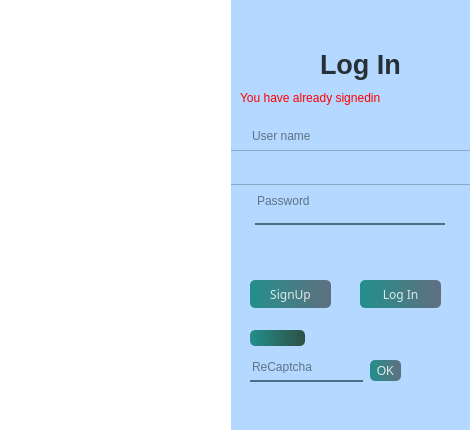
<?xml version="1.0" encoding="UTF-8"?>
<ui version="4.0">
 <class>Login</class>
 <widget class="QWidget" name="Login">
  <property name="geometry">
   <rect>
    <x>0</x>
    <y>0</y>
    <width>470</width>
    <height>430</height>
   </rect>
  </property>
  <property name="windowTitle">
   <string>Login</string>
  </property>
  <property name="windowIcon">
   <iconset resource="resources.qrc">
    <normaloff>:/eyeimage/logonomy-1687629985334.jpeg</normaloff>:/eyeimage/logonomy-1687629985334.jpeg</iconset>
  </property>
  <property name="styleSheet">
   <string notr="true">QWidget:background-color(0,0,0,0);</string>
  </property>
  <widget class="QWidget" name="widget" native="true">
   <property name="geometry">
    <rect>
     <x>-40</x>
     <y>-30</y>
     <width>531</width>
     <height>500</height>
    </rect>
   </property>
   <property name="layoutDirection">
    <enum>Qt::LeftToRight</enum>
   </property>
   <property name="styleSheet">
    <string notr="true"/>
   </property>
   <widget class="QLabel" name="label">
    <property name="geometry">
     <rect>
      <x>40</x>
      <y>30</y>
      <width>280</width>
      <height>430</height>
     </rect>
    </property>
    <property name="styleSheet">
     <string notr="true">background-color:rgba(0,0,0,80);
border-top-left-radius: 50px;</string>
    </property>
    <property name="text">
     <string/>
    </property>
    <property name="pixmap">
     <pixmap resource="resources.qrc">:/Loginimage/pxfuel.jpg</pixmap>
    </property>
   </widget>
   <widget class="QLabel" name="label_2">
    <property name="geometry">
     <rect>
      <x>270</x>
      <y>30</y>
      <width>240</width>
      <height>430</height>
     </rect>
    </property>
    <property name="styleSheet">
     <string notr="true">background-color:#b4d8ff;
</string>
    </property>
    <property name="text">
     <string/>
    </property>
   </widget>
   <widget class="QLabel" name="LoginLogo">
    <property name="geometry">
     <rect>
      <x>360</x>
      <y>69</y>
      <width>141</width>
      <height>51</height>
     </rect>
    </property>
    <property name="font">
     <font>
      <pointsize>20</pointsize>
      <weight>75</weight>
      <bold>true</bold>
     </font>
    </property>
    <property name="styleSheet">
     <string notr="true">color:rgba(0,0,0,200);</string>
    </property>
    <property name="text">
     <string>Log In</string>
    </property>
   </widget>
   <widget class="QLineEdit" name="usernameinput">
    <property name="geometry">
     <rect>
      <x>290</x>
      <y>150</y>
      <width>190</width>
      <height>40</height>
     </rect>
    </property>
    <property name="styleSheet">
     <string notr="true">background-color:rgba(0,0,0,0);
border:none;
border-bottom: 2px solid rgba(46,82,101,200);
color:rgba(0,0,0,240);
padding-bottom:7px;</string>
    </property>
    <property name="placeholderText">
     <string>User name</string>
    </property>
   </widget>
   <widget class="QLineEdit" name="passwordinput">
    <property name="geometry">
     <rect>
      <x>295</x>
      <y>215</y>
      <width>190</width>
      <height>40</height>
     </rect>
    </property>
    <property name="styleSheet">
     <string notr="true">background-color:rgba(0,0,0,0);
border:none;
border-bottom: 2px solid rgba(46,82,101,200);
color:rgba(0,0,0,240);
padding-bottom:7px;</string>
    </property>
    <property name="echoMode">
     <enum>QLineEdit::Password</enum>
    </property>
    <property name="placeholderText">
     <string>Password</string>
    </property>
   </widget>
   <widget class="QPushButton" name="LoginButton">
    <property name="geometry">
     <rect>
      <x>400</x>
      <y>310</y>
      <width>81</width>
      <height>28</height>
     </rect>
    </property>
    <property name="font">
     <font>
      <family>Segoe MDL2 Assets</family>
      <pointsize>9</pointsize>
      <weight>50</weight>
      <bold>false</bold>
     </font>
    </property>
    <property name="styleSheet">
     <string notr="true">


QPushButton#LoginButton{
background-color: qlineargradient(spread:pad,x1:0,y1:0.505682,x2:1,y2:0.477,stop:0 rgba(11,131,120,219),stop:1 rgba(85,98,112,226));
color:rgba(255,255,255,210);
border-radius:5px;
}
QPushButton#LoginButton:hover{
background-color: qlineargradient(spread:pad,x1:0,y1:0.505682,x2:1,y2:0.477,stop:0 rgba(150,123,111,219),stop:1 rgba(85,81,84,226));

}
QPushButton#LoginButton:pressed{
padding-left:5px;
padding-top:5px;
background-color: rgba(150,123,111,255);

}</string>
    </property>
    <property name="text">
     <string>Log In</string>
    </property>
   </widget>
   <widget class="QPushButton" name="SignUpButton">
    <property name="geometry">
     <rect>
      <x>290</x>
      <y>310</y>
      <width>81</width>
      <height>28</height>
     </rect>
    </property>
    <property name="font">
     <font>
      <family>Segoe MDL2 Assets</family>
      <pointsize>9</pointsize>
      <weight>50</weight>
      <bold>false</bold>
     </font>
    </property>
    <property name="styleSheet">
     <string notr="true">QPushButton#SignUpButton{
background-color: qlineargradient(spread:pad,x1:0,y1:0.505682,x2:1,y2:0.477,stop:0 rgba(11,131,120,219),stop:1 rgba(85,98,112,226));
color:rgba(255,255,255,210);
border-radius:5px;
}
QPushButton#SignUpButton:hover{
background-color: qlineargradient(spread:pad,x1:0,y1:0.505682,x2:1,y2:0.477,stop:0 rgba(150,123,111,219),stop:1 rgba(85,81,84,226));

}
QPushButton#SignUpButton:pressed{
padding-left:5px;
padding-top:5px;
background-color: rgba(150,123,111,255);

}
</string>
    </property>
    <property name="text">
     <string>SignUp</string>
    </property>
   </widget>
   <widget class="QLabel" name="errorlable">
    <property name="geometry">
     <rect>
      <x>470</x>
      <y>160</y>
      <width>20</width>
      <height>20</height>
     </rect>
    </property>
    <property name="font">
     <font>
      <pointsize>10</pointsize>
      <weight>75</weight>
      <bold>true</bold>
     </font>
    </property>
    <property name="styleSheet">
     <string notr="true">color:red;
</string>
    </property>
    <property name="text">
     <string/>
    </property>
   </widget>
   <widget class="QLabel" name="errorlable_2">
    <property name="geometry">
     <rect>
      <x>470</x>
      <y>230</y>
      <width>20</width>
      <height>20</height>
     </rect>
    </property>
    <property name="font">
     <font>
      <pointsize>10</pointsize>
      <weight>75</weight>
      <bold>true</bold>
     </font>
    </property>
    <property name="styleSheet">
     <string notr="true">color:red;
</string>
    </property>
    <property name="text">
     <string/>
    </property>
   </widget>
   <widget class="QLabel" name="Captcha">
    <property name="geometry">
     <rect>
      <x>290</x>
      <y>360</y>
      <width>55</width>
      <height>16</height>
     </rect>
    </property>
    <property name="font">
     <font>
      <pointsize>6</pointsize>
     </font>
    </property>
    <property name="cursor">
     <cursorShape>ForbiddenCursor</cursorShape>
    </property>
    <property name="styleSheet">
     <string notr="true">background-color: qlineargradient(spread:pad,x1:0,y1:0.505682,x2:1,y2:0.477,stop:0 rgba(11,131,120,219),stop:1 rgba(45,80,70,255));
color:rgba(255,255,255,210);
border-radius:5px;</string>
    </property>
    <property name="text">
     <string/>
    </property>
   </widget>
   <widget class="QLineEdit" name="Recaptcha">
    <property name="geometry">
     <rect>
      <x>290</x>
      <y>390</y>
      <width>113</width>
      <height>22</height>
     </rect>
    </property>
    <property name="styleSheet">
     <string notr="true">background-color:rgba(0,0,0,0);
border:none;
border-bottom: 2px solid rgba(46,82,101,200);
color:rgba(0,0,0,240);
padding-bottom:7px;</string>
    </property>
    <property name="placeholderText">
     <string>ReCaptcha</string>
    </property>
   </widget>
   <widget class="QPushButton" name="RECAPTCHAOK">
    <property name="geometry">
     <rect>
      <x>410</x>
      <y>390</y>
      <width>31</width>
      <height>21</height>
     </rect>
    </property>
    <property name="styleSheet">
     <string notr="true">


QPushButton#RECAPTCHAOK{
background-color: qlineargradient(spread:pad,x1:0,y1:0.505682,x2:1,y2:0.477,stop:0 rgba(11,131,120,219),stop:1 rgba(85,98,112,226));
color:rgba(255,255,255,210);
border-radius:5px;
}
QPushButton#RECAPTCHAOK:hover{
background-color: qlineargradient(spread:pad,x1:0,y1:0.505682,x2:1,y2:0.477,stop:0 rgba(150,123,111,219),stop:1 rgba(85,81,84,226));

}
QPushButton#RECAPTCHAOK:pressed{
padding-left:5px;
padding-top:5px;
background-color: rgba(150,123,111,255);

}</string>
    </property>
    <property name="text">
     <string>OK</string>
    </property>
   </widget>
   <widget class="QListWidget" name="SuggestionList">
    <property name="geometry">
     <rect>
      <x>270</x>
      <y>180</y>
      <width>241</width>
      <height>35</height>
     </rect>
    </property>
    <property name="styleSheet">
     <string notr="true">background-color:#b4d8ff;
</string>
    </property>
   </widget>
   <widget class="QPushButton" name="Seepasswordbutton">
    <property name="geometry">
     <rect>
      <x>470</x>
      <y>220</y>
      <width>21</width>
      <height>28</height>
     </rect>
    </property>
    <property name="styleSheet">
     <string notr="true">background-color: transparent;
border : none;</string>
    </property>
    <property name="text">
     <string/>
    </property>
    <property name="icon">
     <iconset resource="resources.qrc">
      <normaloff>:/eyeimage/pngwing.com.png</normaloff>
      <normalon>:/eyeimage/pngwing.com.png</normalon>:/eyeimage/pngwing.com.png</iconset>
    </property>
   </widget>
   <widget class="QLabel" name="usericon">
    <property name="geometry">
     <rect>
      <x>273</x>
      <y>155</y>
      <width>21</width>
      <height>20</height>
     </rect>
    </property>
    <property name="text">
     <string/>
    </property>
    <property name="pixmap">
     <pixmap resource="resources.qrc">:/Loginimage/pngwin.com</pixmap>
    </property>
   </widget>
   <widget class="QLabel" name="passwordicon">
    <property name="geometry">
     <rect>
      <x>273</x>
      <y>218</y>
      <width>20</width>
      <height>31</height>
     </rect>
    </property>
    <property name="text">
     <string/>
    </property>
    <property name="pixmap">
     <pixmap resource="resources.qrc">:/Loginimage/pngwing.com(1).png</pixmap>
    </property>
   </widget>
   <widget class="QPushButton" name="telegramlink">
    <property name="geometry">
     <rect>
      <x>60</x>
      <y>410</y>
      <width>61</width>
      <height>28</height>
     </rect>
    </property>
    <property name="cursor">
     <cursorShape>PointingHandCursor</cursorShape>
    </property>
    <property name="styleSheet">
     <string notr="true">color:blue;
background-color:rgba(0,0,0,0);</string>
    </property>
    <property name="text">
     <string>click here</string>
    </property>
   </widget>
   <widget class="QLabel" name="label_3">
    <property name="geometry">
     <rect>
      <x>40</x>
      <y>30</y>
      <width>231</width>
      <height>431</height>
     </rect>
    </property>
    <property name="styleSheet">
     <string notr="true">background-color: rgb(255, 255, 255);</string>
    </property>
    <property name="text">
     <string/>
    </property>
   </widget>
   <widget class="QLabel" name="alreadySigned">
    <property name="geometry">
     <rect>
      <x>280</x>
      <y>120</y>
      <width>151</width>
      <height>16</height>
     </rect>
    </property>
    <property name="styleSheet">
     <string notr="true">color:red;</string>
    </property>
    <property name="text">
     <string>You have already signedin</string>
    </property>
   </widget>
   <widget class="QLabel" name="status_text_label">
    <property name="geometry">
     <rect>
      <x>370</x>
      <y>30</y>
      <width>51</width>
      <height>51</height>
     </rect>
    </property>
    <property name="styleSheet">
     <string notr="true"/>
    </property>
    <property name="text">
     <string/>
    </property>
   </widget>
  </widget>
 </widget>
 <resources>
  <include location="resources.qrc"/>
 </resources>
 <connections/>
</ui>
